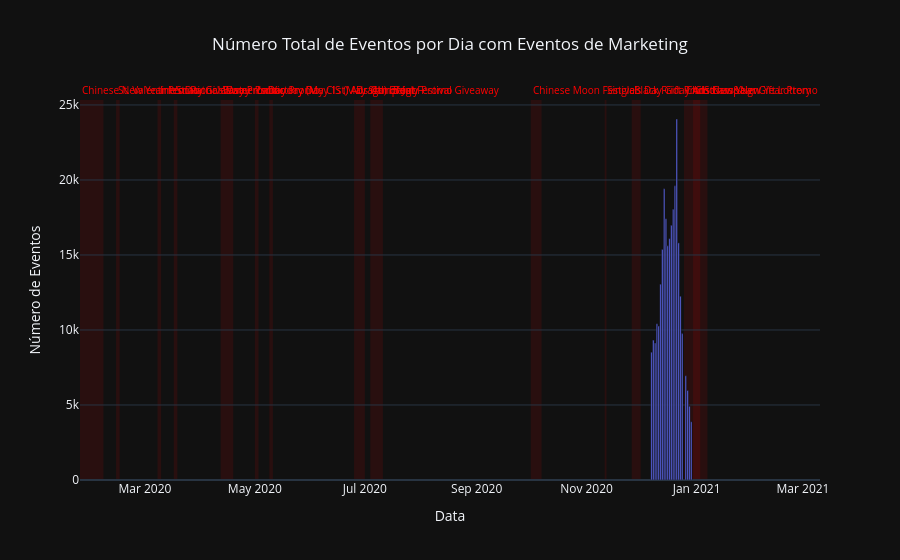

Write notebook code for a chart like this one.
### Markdown cell above
O número total de eventos varia diariamente, com um pico notável por volta de 21 de dezembro. Após essa data, a atividade de eventos diminui consideravelmente. Isso sugere que a maioria da atividade registrada ocorreu durante o período de recrutamento de usuários e/ou dentro da janela de 14 dias pós-cadastro.

### Code cell
# Calcular o número total de eventos por dia
events_by_day = df_events.groupby(df_events['event_dt'].dt.date).size().reset_index(name='event_count')
events_by_day['event_dt'] = pd.to_datetime(events_by_day['event_dt'])

# Criar o gráfico base de eventos por dia
fig = go.Figure(data=[go.Bar(
    x=events_by_day['event_dt'],
    y=events_by_day['event_count']
)])

# Adicionar datas dos eventos de marketing ao gráfico
shapes = []
annotations = []
for index, row in df_marketing.iterrows():
    # Adiciona uma forma (retângulo) para o período do evento
    shapes.append(dict(
        type="rect",
        xref="x",
        yref="paper",
        x0=row['start_dt'],
        y0=0,
        x1=row['finish_dt'],
        y1=1,
        fillcolor="rgba(255, 0, 0, 0.1)", # Cor semi-transparente (vermelho fraco)
        line_width=0,
        layer="below"
    ))
    # Adiciona uma anotação para o nome do evento
    annotations.append(dict(
        x=row['start_dt'], # Posição X na data de início do evento
        y=1.05,           # Posição Y (acima do gráfico)
        xref="x",
        yref="paper",
        text=row['name'],
        showarrow=False,
        xanchor='left',
        font=dict(size=10, color="red")
    ))


# Atualizar layout do gráfico com as formas e anotações
fig.update_layout(
    title_text='Número Total de Eventos por Dia com Eventos de Marketing',
    title_x=0.5,
    xaxis_title="Data",
    yaxis_title="Número de Eventos",
    shapes=shapes,
    annotations=annotations,
    template='plotly_dark'
)

fig.show()

### Figure 1 — Plotly figure (JSON) as saved in the notebook; plotly's stock layout.template omitted (floating-point values rounded to 4 significant figures)
{"data": [{"type": "bar", "x": ["2020-12-07T00:00:00.000000000", "2020-12-08T00:00:00.000000000", "2020-12-09T00:00:00.000000000", "2020-12-10T00:00:00.000000000", "2020-12-11T00:00:00.000000000", "2020-12-12T00:00:00.000000000", "2020-12-13T00:00:00.000000000", "2020-12-14T00:00:00.000000000", "2020-12-15T00:00:00.000000000", "2020-12-16T00:00:00.000000000", "2020-12-17T00:00:00.000000000", "2020-12-18T00:00:00.000000000", "2020-12-19T00:00:00.000000000", "2020-12-20T00:00:00.000000000", "2020-12-21T00:00:00.000000000", "2020-12-22T00:00:00.000000000", "2020-12-23T00:00:00.000000000", "2020-12-24T00:00:00.000000000", "2020-12-26T00:00:00.000000000", "2020-12-27T00:00:00.000000000", "2020-12-28T00:00:00.000000000", "2020-12-29T00:00:00.000000000"], "y": [8520, 9327, 9136, 10422, 10258, 13053, 15374, 19415, 17422, 15609, 16091, 16980, 18055, 19608, 24064, 15807, 12250, 9758, 6949, 5971, 4915, 3885]}], "layout": {"annotations": [{"font": {"color": "red", "size": 10}, "showarrow": false, "text": "Christmas&New Year Promo", "x": "2020-12-25T00:00:00", "xanchor": "left", "xref": "x", "y": 1.05, "yref": "paper"}, {"font": {"color": "red", "size": 10}, "showarrow": false, "text": "St. Valentine's Day Giveaway", "x": "2020-02-14T00:00:00", "xanchor": "left", "xref": "x", "y": 1.05, "yref": "paper"}, {"font": {"color": "red", "size": 10}, "showarrow": false, "text": "St. Patric's Day Promo", "x": "2020-03-17T00:00:00", "xanchor": "left", "xref": "x", "y": 1.05, "yref": "paper"}, {"font": {"color": "red", "size": 10}, "showarrow": false, "text": "Easter Promo", "x": "2020-04-12T00:00:00", "xanchor": "left", "xref": "x", "y": 1.05, "yref": "paper"}, {"font": {"color": "red", "size": 10}, "showarrow": false, "text": "4th of July Promo", "x": "2020-07-04T00:00:00", "xanchor": "left", "xref": "x", "y": 1.05, "yref": "paper"}, {"font": {"color": "red", "size": 10}, "showarrow": false, "text": "Black Friday Ads Campaign", "x": "2020-11-26T00:00:00", "xanchor": "left", "xref": "x", "y": 1.05, "yref": "paper"}, {"font": {"color": "red", "size": 10}, "showarrow": false, "text": "Chinese New Year Promo", "x": "2020-01-25T00:00:00", "xanchor": "left", "xref": "x", "y": 1.05, "yref": "paper"}, {"font": {"color": "red", "size": 10}, "showarrow": false, "text": "Labor day (May 1st) Ads Campaign", "x": "2020-05-01T00:00:00", "xanchor": "left", "xref": "x", "y": 1.05, "yref": "paper"}, {"font": {"color": "red", "size": 10}, "showarrow": false, "text": "International Women's Day Promo", "x": "2020-03-08T00:00:00", "xanchor": "left", "xref": "x", "y": 1.05, "yref": "paper"}, {"font": {"color": "red", "size": 10}, "showarrow": false, "text": "Victory Day CIS (May 9th) Event", "x": "2020-05-09T00:00:00", "xanchor": "left", "xref": "x", "y": 1.05, "yref": "paper"}, {"font": {"color": "red", "size": 10}, "showarrow": false, "text": "CIS New Year Gift Lottery", "x": "2020-12-30T00:00:00", "xanchor": "left", "xref": "x", "y": 1.05, "yref": "paper"}, {"font": {"color": "red", "size": 10}, "showarrow": false, "text": "Dragon Boat Festival Giveaway", "x": "2020-06-25T00:00:00", "xanchor": "left", "xref": "x", "y": 1.05, "yref": "paper"}, {"font": {"color": "red", "size": 10}, "showarrow": false, "text": "Single's Day Gift Promo", "x": "2020-11-11T00:00:00", "xanchor": "left", "xref": "x", "y": 1.05, "yref": "paper"}, {"font": {"color": "red", "size": 10}, "showarrow": false, "text": "Chinese Moon Festival", "x": "2020-10-01T00:00:00", "xanchor": "left", "xref": "x", "y": 1.05, "yref": "paper"}], "shapes": [{"fillcolor": "rgba(255, 0, 0, 0.1)", "layer": "below", "line": {"width": 0}, "type": "rect", "x0": "2020-12-25T00:00:00", "x1": "2021-01-03T00:00:00", "xref": "x", "y0": 0, "y1": 1, "yref": "paper"}, {"fillcolor": "rgba(255, 0, 0, 0.1)", "layer": "below", "line": {"width": 0}, "type": "rect", "x0": "2020-02-14T00:00:00", "x1": "2020-02-16T00:00:00", "xref": "x", "y0": 0, "y1": 1, "yref": "paper"}, {"fillcolor": "rgba(255, 0, 0, 0.1)", "layer": "below", "line": {"width": 0}, "type": "rect", "x0": "2020-03-17T00:00:00", "x1": "2020-03-19T00:00:00", "xref": "x", "y0": 0, "y1": 1, "yref": "paper"}, {"fillcolor": "rgba(255, 0, 0, 0.1)", "layer": "below", "line": {"width": 0}, "type": "rect", "x0": "2020-04-12T00:00:00", "x1": "2020-04-19T00:00:00", "xref": "x", "y0": 0, "y1": 1, "yref": "paper"}, {"fillcolor": "rgba(255, 0, 0, 0.1)", "layer": "below", "line": {"width": 0}, "type": "rect", "x0": "2020-07-04T00:00:00", "x1": "2020-07-11T00:00:00", "xref": "x", "y0": 0, "y1": 1, "yref": "paper"}, {"fillcolor": "rgba(255, 0, 0, 0.1)", "layer": "below", "line": {"width": 0}, "type": "rect", "x0": "2020-11-26T00:00:00", "x1": "2020-12-01T00:00:00", "xref": "x", "y0": 0, "y1": 1, "yref": "paper"}, {"fillcolor": "rgba(255, 0, 0, 0.1)", "layer": "below", "line": {"width": 0}, "type": "rect", "x0": "2020-01-25T00:00:00", "x1": "2020-02-07T00:00:00", "xref": "x", "y0": 0, "y1": 1, "yref": "paper"}, {"fillcolor": "rgba(255, 0, 0, 0.1)", "layer": "below", "line": {"width": 0}, "type": "rect", "x0": "2020-05-01T00:00:00", "x1": "2020-05-03T00:00:00", "xref": "x", "y0": 0, "y1": 1, "yref": "paper"}, {"fillcolor": "rgba(255, 0, 0, 0.1)", "layer": "below", "line": {"width": 0}, "type": "rect", "x0": "2020-03-08T00:00:00", "x1": "2020-03-10T00:00:00", "xref": "x", "y0": 0, "y1": 1, "yref": "paper"}, {"fillcolor": "rgba(255, 0, 0, 0.1)", "layer": "below", "line": {"width": 0}, "type": "rect", "x0": "2020-05-09T00:00:00", "x1": "2020-05-11T00:00:00", "xref": "x", "y0": 0, "y1": 1, "yref": "paper"}, {"fillcolor": "rgba(255, 0, 0, 0.1)", "layer": "below", "line": {"width": 0}, "type": "rect", "x0": "2020-12-30T00:00:00", "x1": "2021-01-07T00:00:00", "xref": "x", "y0": 0, "y1": 1, "yref": "paper"}, {"fillcolor": "rgba(255, 0, 0, 0.1)", "layer": "below", "line": {"width": 0}, "type": "rect", "x0": "2020-06-25T00:00:00", "x1": "2020-07-01T00:00:00", "xref": "x", "y0": 0, "y1": 1, "yref": "paper"}, {"fillcolor": "rgba(255, 0, 0, 0.1)", "layer": "below", "line": {"width": 0}, "type": "rect", "x0": "2020-11-11T00:00:00", "x1": "2020-11-12T00:00:00", "xref": "x", "y0": 0, "y1": 1, "yref": "paper"}, {"fillcolor": "rgba(255, 0, 0, 0.1)", "layer": "below", "line": {"width": 0}, "type": "rect", "x0": "2020-10-01T00:00:00", "x1": "2020-10-07T00:00:00", "xref": "x", "y0": 0, "y1": 1, "yref": "paper"}], "title": {"text": "Número Total de Eventos por Dia com Eventos de Marketing", "x": 0.5}, "xaxis": {"title": {"text": "Data"}}, "yaxis": {"title": {"text": "Número de Eventos"}}}}
